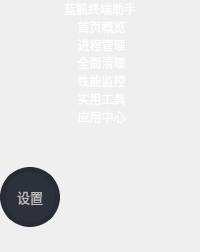
           <widget class="QFrame" name="frame_left_menu">
            <property name="sizePolicy">
             <sizepolicy hsizetype="Fixed" vsizetype="Preferred">
              <horstretch>0</horstretch>
              <verstretch>0</verstretch>
             </sizepolicy>
            </property>
            <property name="minimumSize">
             <size>
              <width>200</width>
              <height>0</height>
             </size>
            </property>
            <property name="maximumSize">
             <size>
              <width>200</width>
              <height>16777215</height>
             </size>
            </property>
            <property name="layoutDirection">
             <enum>Qt::LeftToRight</enum>
            </property>
            <property name="styleSheet">
             <string notr="true"/>
            </property>
            <property name="frameShape">
             <enum>QFrame::NoFrame</enum>
            </property>
            <property name="frameShadow">
             <enum>QFrame::Raised</enum>
            </property>
            <layout class="QVBoxLayout" name="verticalLayout_5">
             <property name="spacing">
              <number>1</number>
             </property>
             <property name="leftMargin">
              <number>0</number>
             </property>
             <property name="topMargin">
              <number>0</number>
             </property>
             <property name="rightMargin">
              <number>0</number>
             </property>
             <property name="bottomMargin">
              <number>0</number>
             </property>
             <item>
              <widget class="QFrame" name="frame_menus">
               <property name="frameShape">
                <enum>QFrame::NoFrame</enum>
               </property>
               <property name="frameShadow">
                <enum>QFrame::Raised</enum>
               </property>
               <layout class="QVBoxLayout" name="layout_menus">
                <property name="spacing">
                 <number>0</number>
                </property>
                <property name="leftMargin">
                 <number>0</number>
                </property>
                <property name="topMargin">
                 <number>0</number>
                </property>
                <property name="rightMargin">
                 <number>0</number>
                </property>
                <property name="bottomMargin">
                 <number>0</number>
                </property>
                <item>
                 <widget class="QPushButton" name="btn_App_Name_Container">
                  <property name="enabled">
                   <bool>false</bool>
                  </property>
                  <property name="sizePolicy">
                   <sizepolicy hsizetype="Expanding" vsizetype="Expanding">
                    <horstretch>0</horstretch>
                    <verstretch>0</verstretch>
                   </sizepolicy>
                  </property>
                  <property name="maximumSize">
                   <size>
                    <width>16777215</width>
                    <height>85</height>
                   </size>
                  </property>
                  <property name="styleSheet">
                   <string notr="true">QPushButton {
	
	background-position: center;
	background-repeat: no-reperat;
	border: none;

background: transparent;


font: 16pt &quot;Noto Mono&quot;;
color: rgb(255, 255, 255);
}
QPushButton:hover {
	background-color: rgb(85, 85, 85);
}
QPushButton:pressed {	
	background-color: rgb(90, 175, 255);
}
</string>
                  </property>
                  <property name="text">
                   <string>蓝狐终端助手</string>
                  </property>
                  <property name="flat">
                   <bool>true</bool>
                  </property>
                 </widget>
                </item>
                <item>
                 <widget class="QPushButton" name="btn_toggle_Main">
                  <property name="sizePolicy">
                   <sizepolicy hsizetype="Expanding" vsizetype="Expanding">
                    <horstretch>0</horstretch>
                    <verstretch>0</verstretch>
                   </sizepolicy>
                  </property>
                  <property name="maximumSize">
                   <size>
                    <width>16777215</width>
                    <height>65</height>
                   </size>
                  </property>
                  <property name="styleSheet">
                   <string notr="true">QPushButton {
	background-position: left;
	background-repeat: no-reperat;
	background: transparent; 
	border: 0;  
	font: 14pt &quot;Noto Mono&quot;;
	color: rgb(255, 255, 255);
	/* padding-left: 15px; */
}

QPushButton:hover {
	background-color: rgb(166, 135, 200);
}

QPushButton:pressed {	
	background-color: rgb(118, 99, 136);
}

QPushButton:checked{
	background-color: rgb(118, 99, 136);
	/* background-color: rgba(255, 255, 255, 150); */
	/* color: rgb(118, 99, 136);  */
	border: none;
	font-weight: bold; 
}</string>
                  </property>
                  <property name="text">
                   <string> 首页概览</string>
                  </property>
                 </widget>
                </item>
                <item>
                 <widget class="QPushButton" name="btn_toggle_ProcManager">
                  <property name="sizePolicy">
                   <sizepolicy hsizetype="Expanding" vsizetype="Expanding">
                    <horstretch>0</horstretch>
                    <verstretch>0</verstretch>
                   </sizepolicy>
                  </property>
                  <property name="maximumSize">
                   <size>
                    <width>16777215</width>
                    <height>65</height>
                   </size>
                  </property>
                  <property name="styleSheet">
                   <string notr="true">QPushButton {
	background-position: left;
	background-repeat: no-reperat;
	background: transparent; 
	border: 0;  
	font: 14pt &quot;Noto Mono&quot;;
	color: rgb(255, 255, 255);
	/* padding-left: 15px; */
}

QPushButton:hover {
	background-color: rgb(166, 135, 200);
}

QPushButton:pressed {	
	background-color: rgb(118, 99, 136);
}

QPushButton:checked{
	background-color: rgb(118, 99, 136);
	/* background-color: rgba(255, 255, 255, 150); */
	/* color: rgb(118, 99, 136);  */
	border: none;
	font-weight: bold; 
}</string>
                  </property>
                  <property name="text">
                   <string> 进程管理</string>
                  </property>
                 </widget>
                </item>
                <item>
                 <widget class="QPushButton" name="btn_toggle_CleanerTool_stack">
                  <property name="sizePolicy">
                   <sizepolicy hsizetype="Expanding" vsizetype="Expanding">
                    <horstretch>0</horstretch>
                    <verstretch>0</verstretch>
                   </sizepolicy>
                  </property>
                  <property name="maximumSize">
                   <size>
                    <width>16777215</width>
                    <height>65</height>
                   </size>
                  </property>
                  <property name="styleSheet">
                   <string notr="true">QPushButton {
	background-position: left;
	background-repeat: no-reperat;
	background: transparent; 
	border: 0;  
	font: 14pt &quot;Noto Mono&quot;;
	color: rgb(255, 255, 255);
	/* padding-left: 15px; */
}

QPushButton:hover {
	background-color: rgb(166, 135, 200);
}

QPushButton:pressed {	
	background-color: rgb(118, 99, 136);
}

QPushButton:checked{
	background-color: rgb(118, 99, 136);
	/* background-color: rgba(255, 255, 255, 150); */
	/* color: rgb(118, 99, 136);  */
	border: none;
	font-weight: bold; 
}</string>
                  </property>
                  <property name="text">
                   <string> 全面清理</string>
                  </property>
                 </widget>
                </item>
                <item>
                 <widget class="QPushButton" name="btn_toggle_PerfMonitor">
                  <property name="sizePolicy">
                   <sizepolicy hsizetype="Expanding" vsizetype="Expanding">
                    <horstretch>0</horstretch>
                    <verstretch>0</verstretch>
                   </sizepolicy>
                  </property>
                  <property name="maximumSize">
                   <size>
                    <width>16777215</width>
                    <height>65</height>
                   </size>
                  </property>
                  <property name="autoFillBackground">
                   <bool>false</bool>
                  </property>
                  <property name="styleSheet">
                   <string notr="true">QPushButton {
	background-position: left;
	background-repeat: no-reperat;
	background: transparent; 
	border: 0;  
	font: 14pt &quot;Noto Mono&quot;;
	color: rgb(255, 255, 255);
	/* padding-left: 15px; */
}

QPushButton:hover {
	background-color: rgb(166, 135, 200);
}

QPushButton:pressed {	
	background-color: rgb(118, 99, 136);
}

QPushButton:checked{
	background-color: rgb(118, 99, 136);
	/* background-color: rgba(255, 255, 255, 150); */
	/* color: rgb(118, 99, 136);  */
	border: none;
	font-weight: bold; 
}</string>
                  </property>
                  <property name="text">
                   <string> 性能监控</string>
                  </property>
                 </widget>
                </item>
                <item>
                 <widget class="QPushButton" name="btn_toggle_Utilities">
                  <property name="sizePolicy">
                   <sizepolicy hsizetype="Expanding" vsizetype="Expanding">
                    <horstretch>0</horstretch>
                    <verstretch>0</verstretch>
                   </sizepolicy>
                  </property>
                  <property name="maximumSize">
                   <size>
                    <width>16777215</width>
                    <height>65</height>
                   </size>
                  </property>
                  <property name="styleSheet">
                   <string notr="true">QPushButton {
	background-position: left;
	background-repeat: no-reperat;
	background: transparent; 
	border: 0;  
	font: 14pt &quot;Noto Mono&quot;;
	color: rgb(255, 255, 255);
	/* padding-left: 15px; */
}

QPushButton:hover {
	background-color: rgb(166, 135, 200);
}

QPushButton:pressed {	
	background-color: rgb(118, 99, 136);
}

QPushButton:checked{
	background-color: rgb(118, 99, 136);
	/* background-color: rgba(255, 255, 255, 150); */
	/* color: rgb(118, 99, 136);  */
	border: none;
	font-weight: bold; 
}</string>
                  </property>
                  <property name="text">
                   <string> 实用工具</string>
                  </property>
                 </widget>
                </item>
                <item>
                 <widget class="QPushButton" name="btn_toggle_AppStore">
                  <property name="sizePolicy">
                   <sizepolicy hsizetype="Expanding" vsizetype="Expanding">
                    <horstretch>0</horstretch>
                    <verstretch>0</verstretch>
                   </sizepolicy>
                  </property>
                  <property name="maximumSize">
                   <size>
                    <width>16777215</width>
                    <height>65</height>
                   </size>
                  </property>
                  <property name="styleSheet">
                   <string notr="true">QPushButton {
	background-position: left;
	background-repeat: no-reperat;
	background: transparent; 
	border: 0;  
	font: 14pt &quot;Noto Mono&quot;;
	color: rgb(255, 255, 255);
	/* padding-left: 15px; */
}

QPushButton:hover {
	background-color: rgb(166, 135, 200);
}

QPushButton:pressed {	
	background-color: rgb(118, 99, 136);
}

QPushButton:checked{
	background-color: rgb(118, 99, 136);
	/* background-color: rgba(255, 255, 255, 150); */
	/* color: rgb(118, 99, 136);  */
	border: none;
	font-weight: bold; 
}</string>
                  </property>
                  <property name="text">
                   <string> 应用中心</string>
                  </property>
                  <property name="flat">
                   <bool>false</bool>
                  </property>
                 </widget>
                </item>
                <item>
                 <spacer name="verticalSpacer">
                  <property name="orientation">
                   <enum>Qt::Vertical</enum>
                  </property>
                  <property name="sizeHint" stdset="0">
                   <size>
                    <width>20</width>
                    <height>40</height>
                   </size>
                  </property>
                 </spacer>
                </item>
               </layout>
              </widget>
             </item>
             <item>
              <widget class="QFrame" name="frame_extra_menus">
               <property name="sizePolicy">
                <sizepolicy hsizetype="Preferred" vsizetype="Preferred">
                 <horstretch>0</horstretch>
                 <verstretch>0</verstretch>
                </sizepolicy>
               </property>
               <property name="frameShape">
                <enum>QFrame::NoFrame</enum>
               </property>
               <property name="frameShadow">
                <enum>QFrame::Raised</enum>
               </property>
               <layout class="QVBoxLayout" name="layout_menu_bottom">
                <property name="spacing">
                 <number>10</number>
                </property>
                <property name="leftMargin">
                 <number>0</number>
                </property>
                <property name="topMargin">
                 <number>0</number>
                </property>
                <property name="rightMargin">
                 <number>0</number>
                </property>
                <property name="bottomMargin">
                 <number>25</number>
                </property>
                <item>
                 <widget class="QLabel" name="label_user_icon">
                  <property name="enabled">
                   <bool>false</bool>
                  </property>
                  <property name="sizePolicy">
                   <sizepolicy hsizetype="Maximum" vsizetype="Maximum">
                    <horstretch>0</horstretch>
                    <verstretch>0</verstretch>
                   </sizepolicy>
                  </property>
                  <property name="minimumSize">
                   <size>
                    <width>60</width>
                    <height>60</height>
                   </size>
                  </property>
                  <property name="maximumSize">
                   <size>
                    <width>60</width>
                    <height>60</height>
                   </size>
                  </property>
                  <property name="font">
                   <font>
                    <family>DejaVu Sans</family>
                    <pointsize>10</pointsize>
                   </font>
                  </property>
                  <property name="styleSheet">
                   <string notr="true">QLabel {
	border-radius: 30px;
	background-color: rgb(44, 49, 60);
	border: 5px solid rgb(39, 44, 54);
	background-position: center;
	background-repeat: no-repeat;
}</string>
                  </property>
                  <property name="text">
                   <string>设置</string>
                  </property>
                  <property name="alignment">
                   <set>Qt::AlignCenter</set>
                  </property>
                 </widget>
                </item>
               </layout>
              </widget>
             </item>
            </layout>
           </widget>
